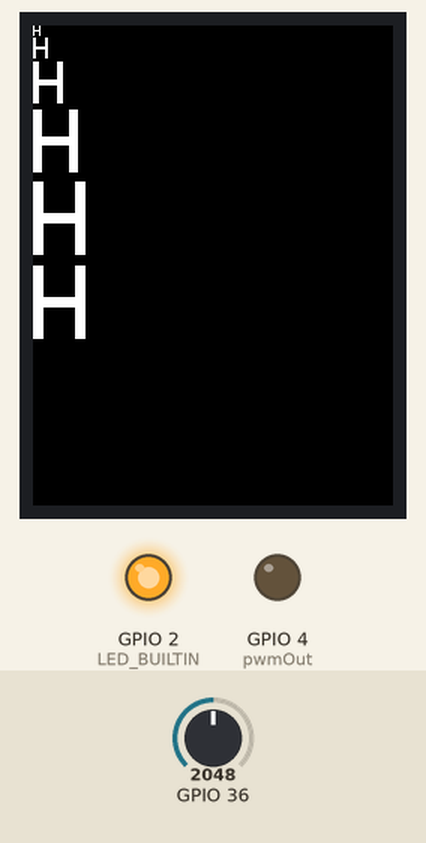
Simulated run of this sketch. Board: ESP32. Parts: 240×320 colour display, output pins drawn as LEDs (lit = HIGH). Inputs (shaded band) come from the test bench; at power-on: GPIO 36 = 2048. What the sketch prints to the serial monitor is not drawn.

Above: at 1.4 s.
1.5 s: GPIO 36 set to 0
3.0 s: GPIO 36 set to 491
Timing chart, 0 to 12.0 s (numbered marks = the images above; inputs shaded):
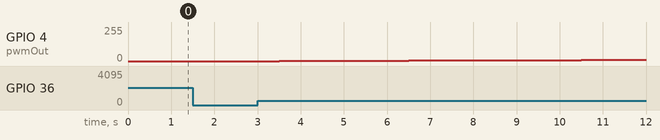

The sketch:

TFT_Display.ino
```cpp
//Uncomment in User_Setup.h
//  #define ST7735_Driver
//  #define ST7736_GREENTAB

//pinout D6=RST, D0=A0/DC, D8=CS, D7=SDA, D5=SCL
#include <TFT_eSPI.h> // Graphics and font library for ST7735 driver chip
#include <SPI.h>
#include <Ticker.h>     //for interrupts

#define pwmOut D3       //output pin for PWM, could be led
#define autoBrightnessDef //comment to use step brightness
//#define useLED        //uncomment to use leds
#define pwm 9       //bits of range
#define pwmOutput (1<<pwm)-1 //1023=default

TFT_eSPI tft = TFT_eSPI();  // Invoke library, pins defined in User_Setup.h
Ticker tftBrightness;

uint16_t i;
uint8_t j=0;
bool ledOutput = false;
volatile uint16_t rawAnalog = 0;
volatile uint16_t newBrightness = 0;
float voltage= 0;
uint8_t oldBrightness = 0;

void printOut();
void ledFlip();
void setupLED();
void setupPWM();
void setupTimer();
void autoBrightness();
void stepIncreaseBrightness();
void printADC();
void updateBrightness();

void updateBrightness(){
    rawAnalog = analogRead(A0);
    newBrightness = rawAnalog>>(10-pwm);
    if (newBrightness < 1){ //else display off
        newBrightness = 1;
    }
    if (newBrightness > oldBrightness){
        oldBrightness++;
        analogWrite(pwmOut, oldBrightness); //1024>>6 to 16 bit
    }
    else if (newBrightness < oldBrightness){
        oldBrightness--;
        analogWrite(pwmOut, oldBrightness); //1024>>6 to 16 bit
    }
#ifdef autoBrightnessDef
    Serial.print("ADC: ");
    Serial.print(rawAnalog);
    Serial.print(" >> ");
    Serial.print(newBrightness);
    Serial.print("/");
    Serial.print(oldBrightness);
    Serial.print(" ");
    j++;
    if(j>3){
        j = 0;
        Serial.print("\n");
    }
#endif
}

void setupLED(){
    pinMode(LED_BUILTIN, OUTPUT);
    digitalWrite(LED_BUILTIN, HIGH);
}

void setupPWM(){
#ifdef autoBrightnessDef
    Serial.print("Brightness range: ");
    Serial.println(pwmOutput, BIN);
#endif
    analogWriteRange(pwmOutput);
    analogWriteFreq(1000);
    pinMode(pwmOut, OUTPUT);
    analogWrite(pwmOut, 1);
}

void setupTimer(){
    tftBrightness.attach_ms(500, updateBrightness); //for display brightness
}

void setup(void) {
    setupLED();     //allow LED to flash
    Serial.begin(115200);
    Serial.println("\nStarting");
    setupPWM();     //allow pwm output

#ifdef autoBrightnessDef
    setupTimer();
#endif

    tft.init();
    tft.setRotation(2);
    printOut();
}

void loop(){
#ifndef autoBrightnessDef
    stepIncreaseBrightness(); //for going through each brightness
#endif
    delay(2000);
}

void stepIncreaseBrightness(){
    for (i=1; i<=16; i++){
        Serial.print("Brightness: ");
        Serial.println(i);
        printADC();
        analogWrite(pwmOut, i);
#ifdef useLED
        ledFlip();
#endif
        delay(2000);
    }
}

void printADC(){
    rawAnalog = analogRead(A0);
    voltage = rawAnalog * (3.3 / 1023.0); //force to be a float
    Serial.print("ADC reads: ");
    Serial.print(rawAnalog);
    Serial.print(" (");
    Serial.print(voltage);
    Serial.println("V)");
}

void ledFlip(){
    if (ledOutput) {digitalWrite(LED_BUILTIN, ledOutput);}
    else {digitalWrite(LED_BUILTIN, ledOutput);}
    ledOutput = !ledOutput;
}

void printOut() {
    uint16_t cursorY1 = 0;
    uint16_t cursorY2 = 0;
    uint16_t cursorX1 = 0;
    uint16_t cursorX2 = 0;
    tft.fillScreen(TFT_BLACK);
    tft.setCursor(0,0);

    int a[6] = {1, 2, 4, 6, 7, 8};

    for (int i = 0; i < 6; i++){
        tft.setTextSize(a[i]);
        cursorY1 = tft.getCursorY();
        cursorX1 = tft.getCursorX();

        tft.print("H");
        cursorX2 = tft.getCursorX();
        tft.print("\n");
        cursorY2 = tft.getCursorY();

        Serial.print(a[i]);

        Serial.print("Y: ");
        Serial.print(cursorY2);
        Serial.print("-");
        Serial.print(cursorY1);
        Serial.print("=");
        Serial.print(cursorY2-cursorY1);

        Serial.print(" X: ");
        Serial.print(cursorX2);
        Serial.print("-");
        Serial.print(cursorX1);
        Serial.print("=");
        Serial.println(cursorX2-cursorX1);
    }
}
```

Measured:
- after the input at 1.5 s, GPIO 4 (pwmOut): stays 0/255 (without the input it goes to 1/255 after 0.00 s)
- after the input at 3.0 s, GPIO 4 (pwmOut): moves from 0/255 to 9/255 over 8.0 s, starting after 0.50 s
